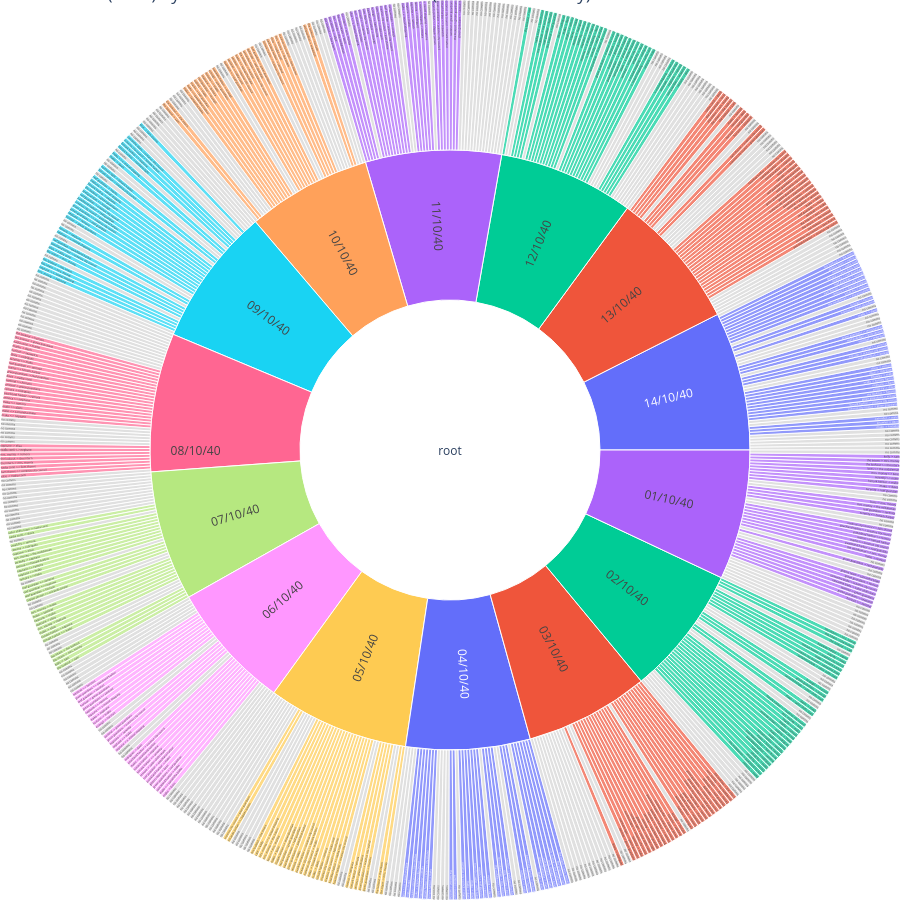

Notebook code for this chart:
### Code cell
# Assuming output_df is already available from the notebook
# This code should be run after the output_df is created in the notebook

# Define all 15-min time slots (clockwise order)
all_time_slots = pd.date_range("08:00", "15:00", freq="15min").strftime("%H:%M").tolist()[:-1][::-1]

labels = []
parents = []
ids = []
colors = []
customdata = []
hovertemplate = []

gray_color = "lightgray"

# Get unique dates and assign a unique color to each (clockwise)
dates = sorted(sunburst_packet_df['date'].unique(), reverse=True)
palette = plotly.colors.qualitative.Plotly
while len(palette) < len(dates):
    palette += palette

date_color_map = {date: palette[i] for i, date in enumerate(dates)}

# Root node
labels.append("root")
parents.append("")
ids.append("root")
colors.append("white")
customdata.append("")
hovertemplate.append("<b>All Dates</b>")

for date in dates:
    labels.append(str(date))
    parents.append("root")
    ids.append(str(date))
    colors.append(date_color_map[date])
    customdata.append("")
    hovertemplate.append(f"<b>Date:</b> {date}")

    df_date = sunburst_packet_df[sunburst_packet_df['date'] == date]
    
    # Collect all pairs for this date with their time slots
    pair_time_map = {}
    for _, row in df_date.iterrows():
        slots = [s.strip() for s in row['Time block'].strip('[]').split(',')]
        pair = row['Pair']
        if pair not in pair_time_map:
            pair_time_map[pair] = []
        pair_time_map[pair].extend(slots)
    
    # Create a map of time slots to pairs for this date
    slot_to_pairs = {slot: [] for slot in all_time_slots}
    for pair, slots in pair_time_map.items():
        for slot in slots:
            if slot in slot_to_pairs:
                slot_to_pairs[slot].append(pair)
    
    # Add children in clockwise order (all_time_slots is already in clockwise order)
    for slot in all_time_slots:
        pairs_in_slot = slot_to_pairs[slot]
        
        if pairs_in_slot:
            # Add pairs for this time slot
            for pair in sorted(set(pairs_in_slot), reverse=True):
                labels.append(pair)
                parents.append(str(date))
                ids.append(f"{date}-{slot}-{pair}")
                colors.append(date_color_map[date])
                customdata.append(f"{pair}|{slot}")
                hovertemplate.append(f"<b>Pair:</b> {pair}<br><b>Time Slot:</b> {slot}")
        else:
            # No communications in this time slot
            labels.append(f"no comms")
            parents.append(str(date))
            ids.append(f"{date}-{slot}-no-comms")
            colors.append(gray_color)
            customdata.append(slot)
            hovertemplate.append(f"<b>No comms</b><br><b>Time Slot:</b> {slot}")

fig = go.Figure(go.Sunburst(
    labels=labels,
    parents=parents,
    ids=ids,
    branchvalues="total",
    insidetextorientation='radial',
    marker=dict(colors=colors),
    customdata=customdata,
    hovertemplate=hovertemplate,
    sort=False
))

fig.update_layout(
    margin=dict(t=0, l=0, r=0, b=0),
    title="Entities (Pairs) by Date with Clockwise Time Slots (No Comms in Gray)",
    width=900,
    height=900
)

# fig.show()

### Figure 1 — Plotly figure (JSON) as saved in the notebook; plotly's stock layout.template omitted (floating-point values rounded to 4 significant figures; data arrays with more than 128 entries replaced by an {"elided": "..."} marker saying what was removed)
{"data": [{"branchvalues": "total", "customdata": {"elided": "658 str values"}, "hovertemplate": {"elided": "658 str values"}, "ids": {"elided": "658 str values"}, "insidetextorientation": "radial", "labels": {"elided": "658 str values"}, "marker": {"colors": {"elided": "658 str values"}}, "parents": {"elided": "658 str values"}, "sort": false, "type": "sunburst"}], "layout": {"height": 900, "margin": {"b": 0, "l": 0, "r": 0, "t": 0}, "title": {"text": "Entities (Pairs) by Date with Clockwise Time Slots (No Comms in Gray)"}, "width": 900}}
